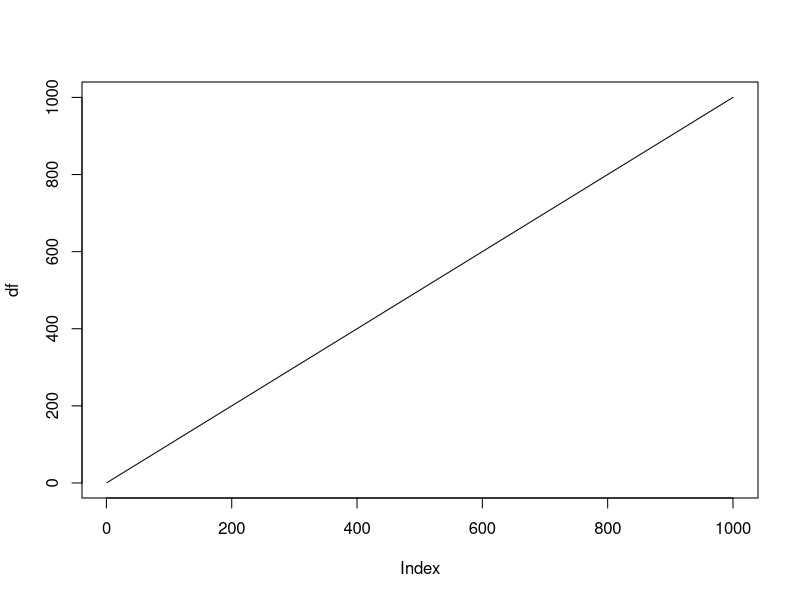

This chart was generated by the following R code:
# Let's practice! 

# Ex 1. Generate a sequence of numbers from 1 to 1000 and save to a variable
df = seq(1,1000)

# Plot df in a line chart
plot(df, type='l')

# Compute the log of the 6th highest value. Hint: you could use order() to order a variable
log(df[order(-df)][6])

# Subtract 1 from all uneven numbers. Hint: Use modulus %%. 
df[(df %% 2) == 1] = df[(df %% 2) == 1]-1

# Add dates (starting point doesn't matter as long as its a sequence) of the same length as your variable and add them together to make a data frame. 
# Hint: use seq again. "from" doesnt matter, use length.out.
dates = seq(from = as.Date('2001-01-01'), length.out = length(df), by= "week")
df = data.frame("date" = dates, "y" = df)

# Randomly shuffle the observations over the dates. Hint: use sample() on the sequence of rows.
df$y = df$y[sample(seq(1,nrow(df)))]

# take the sqrt of the generated values
df$y = sqrt(df$y)

# Remove all values above 15
df = df[df$y <= 15,]

# Only keep each third value (1-4-7-10-13-etc). Hint: use seq()
df <- df[seq(1, nrow(df), 3),]

# Remove the top 5 values. Hint: Use order(-y)
df <- df[!df$y %in% head(df$y[order(-df$y)],5),]

# Add a random value that takes as value either FALSE or TRUE and add it to the data frame. Can be any function as long as its not based on any other columns. 
df$random = runif(nrow(df),min=0,max=1) <= 0.5

# Check if the values with TRUE are higher than FALSE. Hint: Try using aggregate().
aggregate(y ~ random, data = df, sum)


